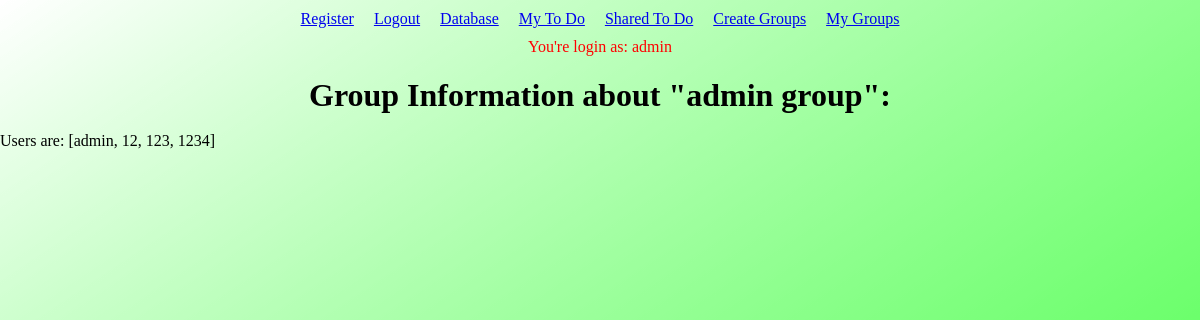
Page /mygroups/admin group (signed in) on the committed database.
### main.py (models this page shows, shortened)
class User(db.Model, UserMixin):
    id = db.Column(db.Integer, primary_key = True)
    username = db.Column(db.String(10), unique=True, index=True)
    password = db.Column(db.String(20))
    todos = db.relationship('Todo', backref='owner', lazy=True)
    def __repr__(self):
        return self.username

class Group(db.Model):
    id = db.Column(db.Integer, primary_key = True)
    name = db.Column(db.String(10), unique=True, index=True)
    password = db.Column(db.String(20))
    users = db.relationship('User',
                            secondary=groups,
                            backref=db.backref('groups',
                                                lazy='dynamic',
                                                order_by=name))
    def __repr__(self):
        return self.name

### main.py (the view)
@app.route("/mygroups/<group_name>")
@login_required
def group_info(group_name):
    group = Group.query.filter_by(name=group_name).first()
    return render_template('group_info.html', group=group)

### main.py (called while the page is built)
@login_manager.user_loader
def load_user(user_id):
    return User.query.get(int(user_id))

### templates/group_info.html
{% extends "layout.html" %}
{% block content %}
    <h1>Group Information about "{{ group }}":</h1>
    <br>
    <span>Users are: {{ group.users }}</span>
    <br>
{% endblock %}

### templates/layout.html (shortened to what this page needs)
<!DOCTYPE html>
<html lang="en">
<head>
    <link rel="stylesheet" href="{{ url_for('static', filename='styles.css') }}">
</head>
<body>
    <section class="links">
        <a href="{{ url_for('register') }}">Register</a>
        <br>
        {% if current_user.is_authenticated %}
            <a href="{{ url_for('logout') }}">Logout</a>
        {% else %}
            <a href="{{ url_for('login') }}">Login</a>
        {% endif %}
        <br>
        <a href="{{ url_for('database') }}">Database</a>
        <br>
        <a href="{{ url_for('mytodo') }}">My To Do</a>
        <br>
        <a href="{{ url_for('sharedtodo') }}">Shared To Do</a>
        <br>
        <a href="{{ url_for('create_group') }}">Create Groups</a>
        <br>
        <a href="{{ url_for('my_groups') }}">My Groups</a>
        <br>
    </section>
    <div class="login-info">
        {% if current_user.is_authenticated %}
            <span>You're login as: {{  current_user.username }}</span>
        {% else %}
            <span>You're not login.</span>
        {% endif %}
    </div>
    {% block content %}{% endblock %}
</body>
</html>

### static/styles.css (style rules this page uses)
html, body { margin: 0; padding: 0; background-image: linear-gradient(to right bottom, rgba(0,255,0,0), rgba(0,255,0,0.5)); background-size: cover; background-repeat: no-repeat; width: 100%; min-height: 100vh; }
.links { display: flex; align-items: center; justify-content: center; }
.links a { margin: 10px; }
.login-info { text-align: center; color: red; }
h1 { text-align: center; margin-bottom: 0; }

### rows in the picture
User: username "admin", users "[admin, 12, 123, 1234]"
Group: name "admin group"
